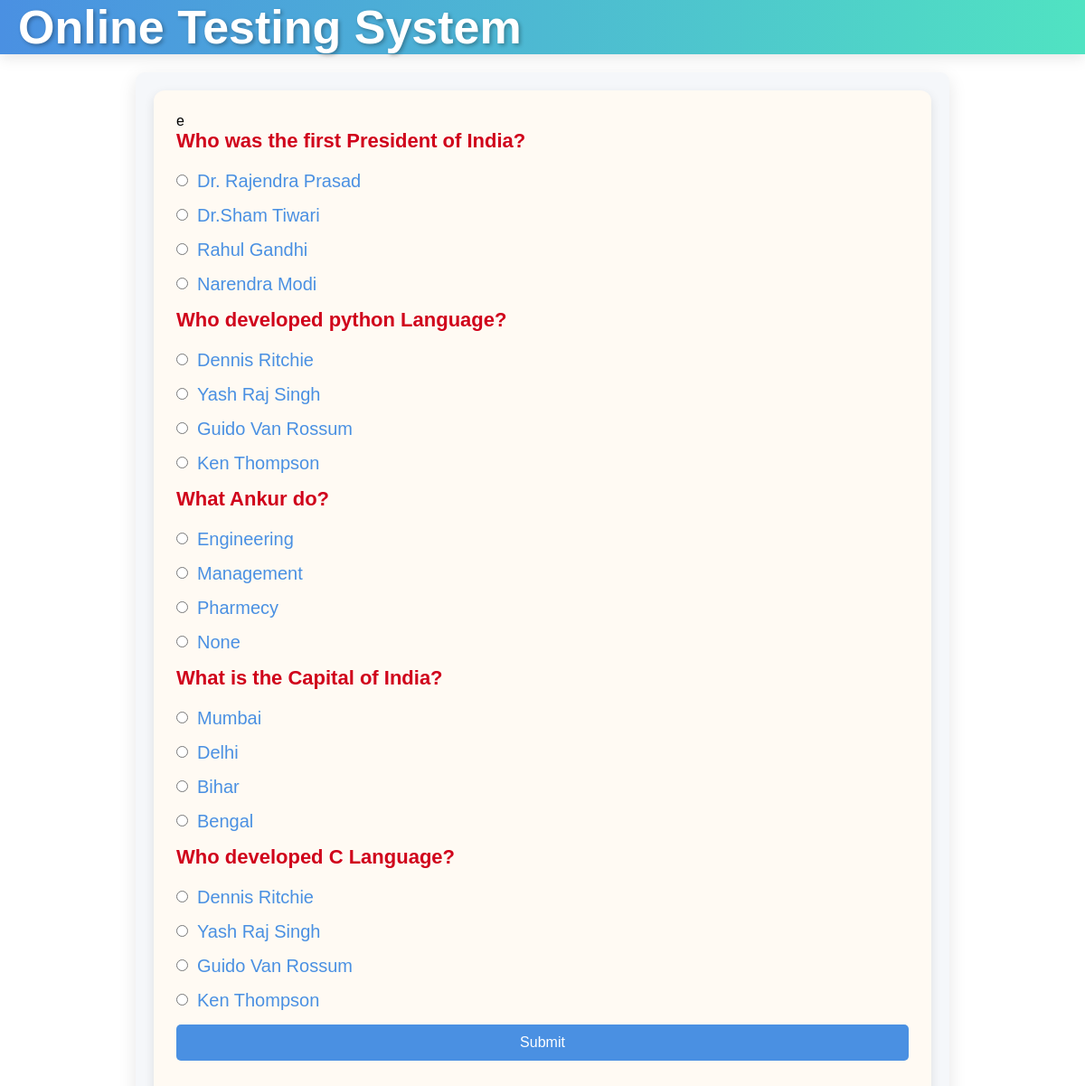
The page /OTS/test-paper?n=5 on the database its author committed.
### OTS/models.py (models this page shows)
class Question(models.Model):
    qid=models.BigAutoField(primary_key=True,auto_created=True)
    que=models.TextField()
    a=models.CharField(max_length=255)
    b=models.CharField(max_length=255)
    c=models.CharField(max_length=255)
    d=models.CharField(max_length=255)
    ans=models.CharField(max_length=2)

### OTS/views.py (the view)
# urls.py: path('test-paper',testPaper,name='testPaper'),
def testPaper(request):
    if 'name' not in request.session.keys():
        res=HttpResponseRedirect("login")
    n=int(request.GET['n'])
    question_pool=list(Question.objects.all())
    random.shuffle(question_pool)
    questions_list=question_pool[:n]
    context={'questions':questions_list}
    res=render(request,'test_paper.html',context)
    return res

### OTS/templates/test_paper.html (shortened to what this page needs)
{% extends 'main.html' %}
{% block content %}
<form action="{% url 'OTS:calculateTest' %}" method="post">
    {% csrf_token %}e
    {% for question in questions %}
    <div class="question">
        {{question.que}}
    </div>
    <div class="options"><input type="radio" name="q{{question.qid}}" value="a">{{question.a}}</div>
    <div class="options"><input type="radio" name="q{{question.qid}}" value="b">{{question.b}}</div>
    <div class="options"><input type="radio" name="q{{question.qid}}" value="c">{{question.c}}</div>
    <div class="options"><input type="radio" name="q{{question.qid}}" value="d">{{question.d}}</div>
    {% endfor %}
    <div><input type="submit" value="Submit"></div>
</form>
{% endblock %}

### OTS/static/theme.css (style rules this page uses)
* { font-family: 'Gill Sans', 'Gill Sans MT', Calibri, 'Trebuchet MS', sans-serif; margin: 0; padding: 0; box-sizing: border-box; }

### OTS/static/formstyle.css (style rules this page uses)
form { box-sizing: border-box; padding: 25px; border-radius: 12px; background-color: #FFFAF3; display: table; width: 100%; box-shadow: 0 4px 12px rgba(0, 0, 0, 0.1); }
input { display: block; width: 100%; margin-bottom: 20px; height: 40px; font-size: 20px; padding: 8px; border: 1px solid #4A90E2; border-radius: 5px; background-color: #FFFFFF; }
.question { color: #D0021B; font-size: 22px; margin-bottom: 20px; font-weight: bold; }
.options { font-size: 20px; color: #4A90E2; }
.options input { display: inline-block; width: auto; height: 15px; margin-right: 10px; }
input[type="submit"], input[type="reset"] { background-color: #4A90E2; color: white; border: none; padding: 10px 20px; border-radius: 5px; font-size: 16px; cursor: pointer; transition: background-color 0.3s ease, transform 0.3s ease; }

### rows shown on the page
Question: que "Who was the first President of India?", a "Dr. Rajendra Prasad", b "Dr.Sham Tiwari", c "Rahul Gandhi", d "Narendra Modi"
Question: que "Who developed python Language?", a "Dennis Ritchie", b "Yash Raj Singh", c "Guido Van Rossum", d "Ken Thompson"
Question: que "What Ankur do?", a "Engineering", b "Management", c "Pharmecy", d "None"
Question: que "What is the Capital of India?", a "Mumbai", b "Delhi", c "Bihar", d "Bengal"
Question: que "Who developed C Language?", a "Dennis Ritchie", b "Yash Raj Singh", c "Guido Van Rossum", d "Ken Thompson"
